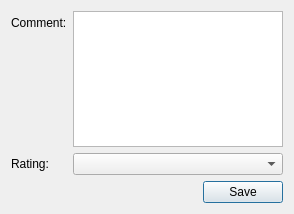
<?xml version="1.0" encoding="UTF-8"?>
<ui version="4.0">
	<class>Dialog</class>
	<widget class="QDialog" name="Dialog">
		<property name="geometry">
			<rect>
				<x>0</x>
				<y>0</y>
				<width>294</width>
				<height>214</height>
			</rect>
		</property>
		<property name="windowTitle">
			<string>Post a Comment</string>
		</property>
		<layout class="QVBoxLayout" name="verticalLayout">
			<item>
				<layout class="QFormLayout" name="formLayout">
					<item row="0" column="0">
						<widget class="QLabel" name="comment_label">
							<property name="text">
								<string>Comment:</string>
							</property>
						</widget>
					</item>
					<item row="0" column="1">
						<widget class="QPlainTextEdit" name="text_edit_comment">
							<property name="toolTip">
								<string>Enter the comment you want to post on the song.</string>
							</property>
						</widget>
					</item>
					<item row="1" column="0">
						<widget class="QLabel" name="rating_label">
							<property name="text">
								<string>Rating:</string>
							</property>
						</widget>
					</item>
					<item row="1" column="1">
						<widget class="QComboBox" name="combobox_rating">
							<property name="toolTip">
								<string>Please select a rating for this comment.</string>
							</property>
						</widget>
					</item>
				</layout>
			</item>
			<item>
				<spacer name="verticalSpacer">
					<property name="orientation">
						<enum>Qt::Vertical</enum>
					</property>
					<property name="sizeHint" stdset="0">
						<size>
							<width>20</width>
							<height>40</height>
						</size>
					</property>
				</spacer>
			</item>
			<item>
				<layout class="QHBoxLayout" name="horizontalLayout">
					<item>
						<widget class="QDialogButtonBox" name="buttonBox">
							<property name="orientation">
								<enum>Qt::Horizontal</enum>
							</property>
							<property name="standardButtons">
								<set>QDialogButtonBox::Save</set>
							</property>
						</widget>
					</item>
				</layout>
			</item>
		</layout>
	</widget>
	<resources/>
	<connections>
		<connection>
			<sender>buttonBox</sender>
			<signal>accepted()</signal>
			<receiver>Dialog</receiver>
			<slot>accept()</slot>
			<hints>
				<hint type="sourcelabel">
					<x>248</x>
					<y>254</y>
				</hint>
				<hint type="destinationlabel">
					<x>157</x>
					<y>274</y>
				</hint>
			</hints>
		</connection>
		<connection>
			<sender>buttonBox</sender>
			<signal>rejected()</signal>
			<receiver>Dialog</receiver>
			<slot>reject()</slot>
			<hints>
				<hint type="sourcelabel">
					<x>316</x>
					<y>260</y>
				</hint>
				<hint type="destinationlabel">
					<x>286</x>
					<y>274</y>
				</hint>
			</hints>
		</connection>
	</connections>
</ui>
